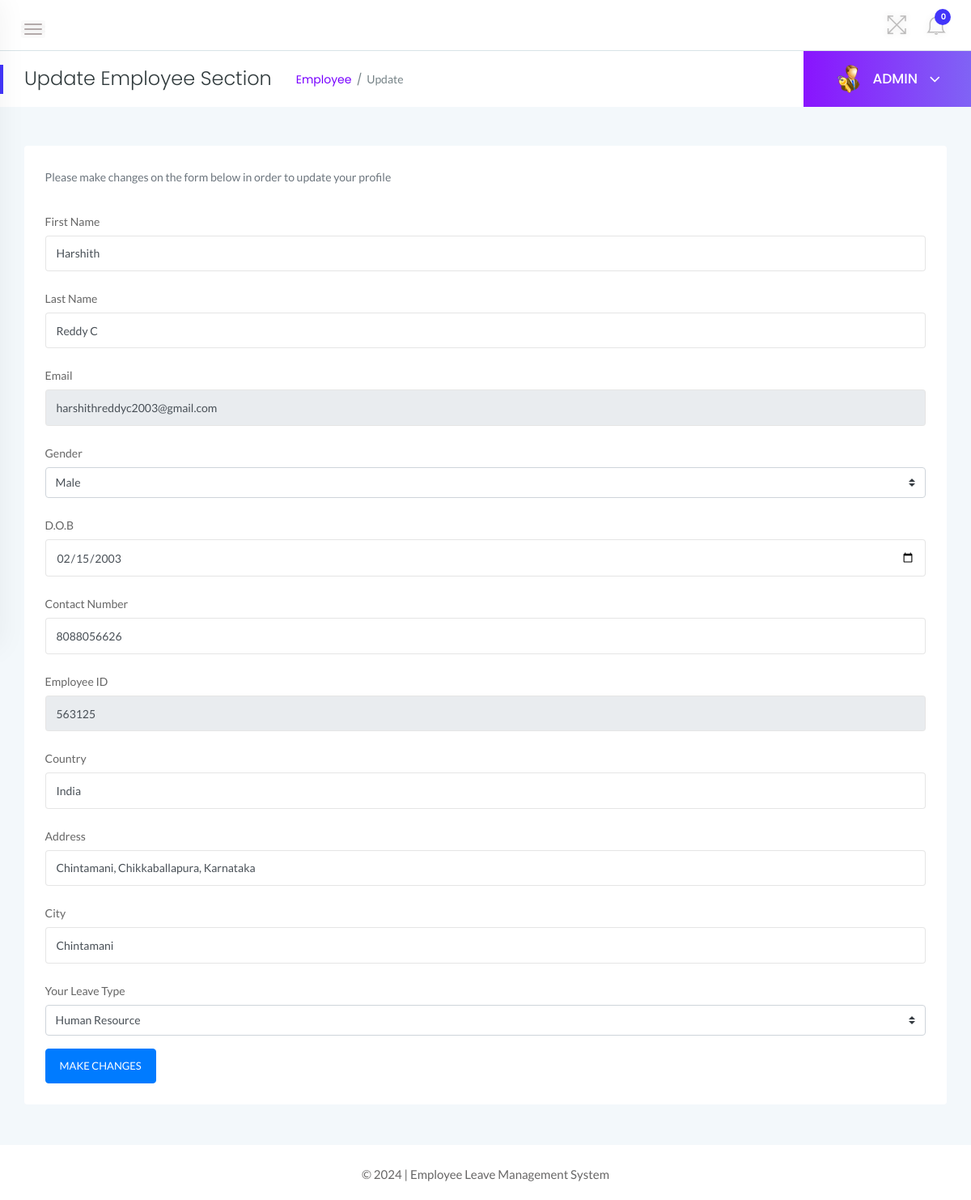
The page /admin/update-employee.php?empid=9 (signed in) on the database as committed earlier.
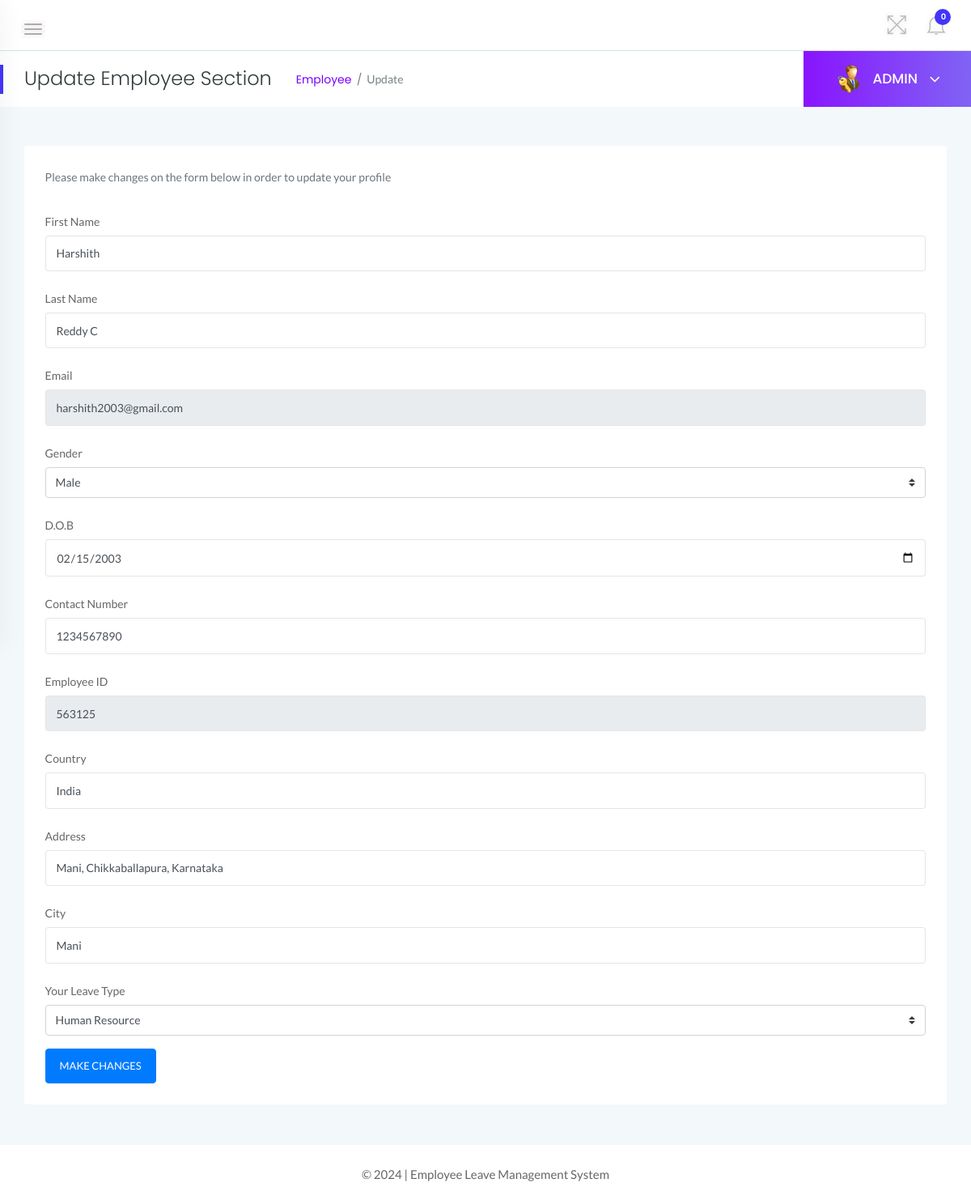
The same page on the database as committed later.
### tables this page shows
CREATE TABLE `tblemployees` (
  `id` int(11) NOT NULL,
  `EmpId` varchar(100) NOT NULL,
  `FirstName` varchar(150) NOT NULL,
  `LastName` varchar(150) NOT NULL,
  `EmailId` varchar(200) NOT NULL,
  `Password` varchar(180) NOT NULL,
  `Gender` varchar(100) NOT NULL,
  `Dob` varchar(100) NOT NULL,
  `Department` varchar(255) NOT NULL,
  `Address` varchar(255) NOT NULL,
  `City` varchar(200) NOT NULL,
  `Country` varchar(150) NOT NULL,
  `Phonenumber` char(11) NOT NULL,
  `Status` int(1) NOT NULL,
  `RegDate` timestamp NOT NULL DEFAULT current_timestamp()
);

### admin/update-employee.php (the view, shortened to what this page needs)
<?php
    include('../includes/dbconn.php');
    if(strlen($_SESSION['alogin'])==0){
    header('location:index.php');
    } else {
    ?>
<!doctype html>
<html class="no-js" lang="en">
<head>
    <link rel="stylesheet" href="../assets/css/bootstrap.min.css">
    <link rel="stylesheet" href="../assets/css/font-awesome.min.css">
    <link rel="stylesheet" href="../assets/css/themify-icons.css">
    <link rel="stylesheet" href="../assets/css/metisMenu.css">
    <link rel="stylesheet" href="../assets/css/owl.carousel.min.css">
    <link rel="stylesheet" href="../assets/css/slicknav.min.css">
    <link rel="stylesheet" href="https://www.amcharts.com/lib/3/plugins/export/export.css" type="text/css" media="all" />
    <link rel="stylesheet" href="../assets/css/typography.css">
    <link rel="stylesheet" href="../assets/css/default-css.css">
    <link rel="stylesheet" href="../assets/css/styles.css">
    <link rel="stylesheet" href="../assets/css/responsive.css">
</head>
<body>
    <div class="page-container">
        <div class="main-content">
            <div class="header-area">
                <div class="row align-items-center">
                    <div class="col-md-6 col-sm-8 clearfix">
                        <div class="nav-btn pull-left">
                            <span></span>
                            <span></span>
                            <span></span>
                        </div>
                    </div>
                    <div class="col-md-6 col-sm-4 clearfix">
                        <ul class="notification-area pull-right">
                            <li id="full-view"><i class="ti-fullscreen"></i></li>
                            <?php include '../includes/admin-notification.php'?>
                        </ul>
                    </div>
                </div>
            </div>
            <div class="page-title-area">
                <div class="row align-items-center">
                    <div class="col-sm-6">
                        <div class="breadcrumbs-area clearfix">
                            <h4 class="page-title pull-left">Update Employee Section</h4>
                            <ul class="breadcrumbs pull-left">
                                <li><a href="employees.php">Employee</a></li>
                                <li><span>Update</span></li>
                            </ul>
                        </div>
                    </div>
                    <div class="col-sm-6 clearfix">
                        <div class="user-profile pull-right">
                            <img class="avatar user-thumb" src="../assets/images/admin.png" alt="avatar">
                            <h4 class="user-name dropdown-toggle" data-toggle="dropdown">ADMIN <i class="fa fa-angle-down"></i></h4>
                        </div>
                    </div>
                </div>
            </div>
            <div class="main-content-inner">
                <div class="row">
                <div class="col-lg-6 col-ml-12">
                        <div class="row">
                            <div class="col-12 mt-5">
                                <div class="card">
                                <form name="addemp" method="POST">
                                    <div class="card-body">
                                        <p class="text-muted font-14 mb-4">Please make changes on the form below in order to update your profile</p>
                                        <?php
                                            $eid=intval($_GET['empid']);
                                            $sql = "SELECT * from  tblemployees where id=:eid";
                                            $query = $dbh -> prepare($sql);
                                            $query -> bindParam(':eid',$eid, PDO::PARAM_STR);
                                            $query->execute();
                                            $results=$query->fetchAll(PDO::FETCH_OBJ);
                                            if($query->rowCount() > 0)
                                            {
                                            foreach($results as $result)
                                            {               ?>
                                        <div class="form-group">
                                            <label for="example-text-input" class="col-form-label">First Name</label>
                                            <input class="form-control" name="firstName" value="<?php echo htmlentities($result->FirstName);?>"  type="text" required id="example-text-input">
                                        </div>
                                        <div class="form-group">
                                            <label for="example-text-input" class="col-form-label">Last Name</label>
                                            <input class="form-control" name="lastName" value="<?php echo htmlentities($result->LastName);?>" type="text" autocomplete="off" required id="example-text-input">
                                        </div>
                                        <div class="form-group">
                                            <label for="example-email-input" class="col-form-label">Email</label>
                                            <input class="form-control" name="email" type="email"  value="<?php echo htmlentities($result->EmailId);?>" readonly autocomplete="off" required id="example-email-input">
                                        </div>
                                        <div class="form-group">
                                            <label class="col-form-label">Gender</label>
                                            <select class="custom-select" name="gender" autocomplete="off">
                                                <option value="<?php echo htmlentities($result->Gender);?>"><?php echo htmlentities($result->Gender);?></option>
                                            </select>
                                        </div>
                                        <div class="form-group">
                                            <label for="example-date-input" class="col-form-label">D.O.B</label>
                                            <input class="form-control" type="date" name="dob" id="birthdate" value="<?php echo htmlentities($result->Dob);?>">
                                        </div>
                                        <div class="form-group">
                                            <label for="example-text-input" class="col-form-label">Contact Number</label>
                                            <input class="form-control" name="mobileno" type="tel" value="<?php echo htmlentities($result->Phonenumber);?>" maxlength="10" autocomplete="off" required>
                                        </div>
                                        <div class="form-group">
                                            <label for="example-text-input" class="col-form-label">Employee ID</label>
                                            <input class="form-control" name="empcode" type="text" autocomplete="off" readonly required value="<?php echo htmlentities($result->EmpId);?>" id="example-text-input">
                                        </div>
                                        <div class="form-group">
                                            <label for="example-text-input" class="col-form-label">Country</label>
                                            <input class="form-control" name="country" type="text"  value="<?php echo htmlentities($result->Country);?>" autocomplete="off" required id="example-text-input">
                                        </div>
                                        <div class="form-group">
                                            <label for="example-text-input" class="col-form-label">Address</label>
                                            <input class="form-control" name="address" type="text"  value="<?php echo htmlentities($result->Address);?>" autocomplete="off" required>
                                        </div>
                                        <div class="form-group">
                                            <label for="example-text-input" class="col-form-label">City</label>
                                            <input class="form-control" name="city" type="text"  value="<?php echo htmlentities($result->City);?>" autocomplete="off" required>
                                        </div>
                                        <div class="form-group">
                                            <label class="col-form-label">Your Leave Type</label>
                                            <select class="custom-select" name="department" autocomplete="off">
                                            <option value="<?php echo htmlentities($result->Department);?>"><?php echo htmlentities($result->Department);?></option>
                                        </select>
                                        </div>
                                        <?php }
                                        }?>
                                        <button class="btn btn-primary" name="update" id="update" type="submit">MAKE CHANGES</button>
                                    </div>
                                </form>
                                </div>
                            </div>
                        </div>
                    </div>
                </div>
                </div>
            </div>
            <?php include '../includes/footer.php' ?>
        </div>
</body>
</html>
<?php } ?>

### includes/admin-notification.php (shortened to what this page needs)
<link rel="stylesheet" href="../assets/css/styles.css">
<?php
    include 'dbconn.php';
    $isread=0;
    $sql = "SELECT id from tblleaves where IsRead=:isread";
    $query = $dbh -> prepare($sql);
    $query->bindParam(':isread',$isread,PDO::PARAM_STR);
    $query->execute();
    $unreadcount=$query->rowCount();
?>
    <li class="dropdown">
        <i class="ti-bell dropdown-toggle" data-toggle="dropdown">
            <span><?php echo htmlentities($unreadcount);?></span>
            </i>
     </li>

### includes/footer.php
<footer>
        <div class="footer-area">
                <p>© <?php echo date("Y");?> | Employee Leave Management System</p>
        </div>
</footer>

### assets/css/styles.css (style rules this page uses)
.page-container { width: 100%; height: 100%; min-height: 100vh; padding-left: 280px; -webkit-transition: padding-left 0.3s ease 0s; transition: padding-left 0.3s ease 0s; }
.sbar_collapsed.page-container { padding-left: 0; }
.card { border: none; border-radius: 4px; background-color: #fff; -webkit-transition: all 0.3s ease 0s; transition: all 0.3s ease 0s; }
.card-body { padding: 25.6px; padding: 1.6rem; }
.main-content { width: 100%; background: #f3f8fb; }
.main-content-inner { padding: 0 30px 50px; }
.header-area { padding: 15px 30px; background: #fff; border-bottom: 1px solid #d8e3e7; }
.nav-btn { margin: 10px 30px 0 0; cursor: pointer; }
.nav-btn span { display: block; width: 22px; height: 2px; background: #b3aaaa; margin: 4px 0; border-radius: 15px; -webkit-transition: all 0.3s ease 0s; transition: all 0.3s ease 0s; box-shadow: 0 0 0 4px rgba(99, 96, 96, 0.03); }
.nav-btn span:nth-child(2) { opacity: 0; }
.nav-btn span:first-child { -webkit-transform: rotate(45deg) translate(5px, 5px); transform: rotate(45deg) translate(5px, 5px); }
.nav-btn span:last-child { -webkit-transform: rotate(-45deg) translate(3px, -3px); transform: rotate(-45deg) translate(3px, -3px); }
.sbar_collapsed .nav-btn span { transform: none; opacity: 1; }
.notification-area { -webkit-user-select: none; -moz-user-select: none; -ms-user-select: none; user-select: none; position: relative; z-index: 1; }
.notification-area li { display: inline-block; margin-left: 20px; cursor: pointer; -webkit-user-select: none; -moz-user-select: none; -ms-user-select: none; user-select: none; }
.notification-area li > i { font-size: 26px; color: #bdbcbc; vertical-align: middle; text-shadow: 0 0 8px rgba(0, 0, 0, 0.12); -webkit-transition: color 0.3s ease 0s; transition: color 0.3s ease 0s; }
.notification-area li i > span { position: absolute; right: -5px; top: -7px; font-family: "Poppins", sans-serif; font-size: 10px; font-weight: 600; color: #fff; background: var(--primary-color); height: 20px; width: 20px; border-radius: 50%; text-align: center; line-height: 20px; padding-left: 2px; }
.notification-area li#full-view { display: inline-block; }
.page-title-area { padding: 0 30px; background: #fff; position: relative; }
.page-title-area:before { content: ""; position: absolute; left: 0; top: 50%; width: 4px; height: 36px; background: var(--primary-color); -webkit-transform: translateY(-50%); transform: translateY(-50%); }
.page-title { font-size: 24px; font-weight: 300; color: #313b3d; letter-spacing: 0; margin-right: 30px; }
ul.breadcrumbs { margin-top: 4px; }
.breadcrumbs li { display: inline-block; }
.breadcrumbs li a, .breadcrumbs li span { display: block; font-size: 14px; font-weight: 400; color: #7801ff; letter-spacing: 0; margin-right: 16px; position: relative; }
.breadcrumbs li a:before { content: "/"; color: #768387; position: absolute; right: -13px; top: 0; }
.breadcrumbs li span { margin-right: 0; color: #768387; text-transform: capitalize; }
.user-profile { margin-right: -30px; display: -webkit-box; display: -ms-flexbox; display: flex; -webkit-box-align: center; -ms-flex-align: center; align-items: center; -ms-flex-wrap: wrap; flex-wrap: wrap; background: -webkit-linear-gradient(left, #8914fe 0%, #8063f5 100%); background: linear-gradient(to right, #8914fe 0%, #8063f5 100%); padding: 17px 38px; position: relative; }
.user-profile img.avatar { height: 35px; width: 35px; border-radius: 50%; margin-right: 12px; }
.user-name { font-size: 17px; font-weight: 500; color: #fff; letter-spacing: 0; cursor: pointer; -webkit-user-select: none; -moz-user-select: none; -ms-user-select: none; user-select: none; }
.user-name i { margin-left: 10px; font-size: 21px; vertical-align: middle; position: relative; }
.notification-area .dropdown-toggle, .user-name.dropdown-toggle { position: relative; }
.notification-area .dropdown-toggle:after, .user-name.dropdown-toggle:after { display: none; }
.footer-area { text-align: center; padding: 23px 0 19px; background: #fff; }
.footer-area p { color: #676666; margin-bottom: 0; }
.btn { padding: 11px 17px; font-size: 13px; letter-spacing: 0; }
.form-control, .form-control:focus { outline: none; box-shadow: none; }
.form-control { font-size: 14px; border: 1px solid rgba(170, 170, 170, 0.3); padding: 10.72px 12.8px; padding: 0.67rem 0.8rem; }
label { font-weight: 500; color: #666; display: inline-block; margin-bottom: 8px; margin-bottom: 0.5rem; }
.font-14 { font-size: 14px; }

Rows that differ between the two databases and show on the page:
changed tblemployees "Harshith": email "harshithreddyc2003@gmail.com" → "harshith2003@gmail.com"; mobileno "8088056626" → "1234567890"; address "Chintamani, Chikkaballapura, Karnataka" → "Mani, Chikkaballapura, Karnataka"; city "Chintamani" → "Mani"
